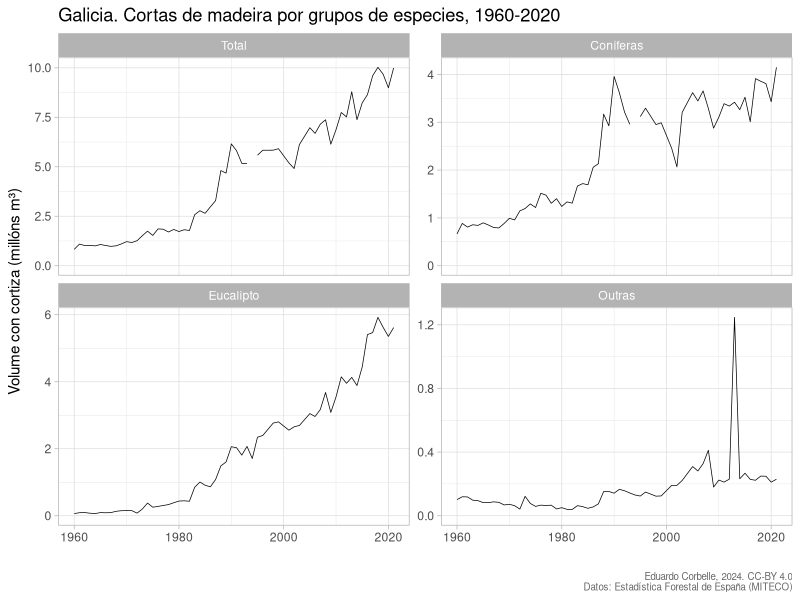

Write the R code that produced this figure.
# Evolución das cortas de madeira en Galicia, por grupos de especies, 1960-2020
# Eduardo Corbelle, 8 de setembro de 2017 (modificado 30 xaneiro 2024)

library(data.table)
library(ggplot2)

# Carga de datos de cortas ----

cortas1 <- rbind(
  fread("Datos/Provincias/Cortas1.txt", skip = 6),
  fread("Datos/Provincias/Cortas2.txt", skip = 6),
  fread("Datos/Provincias/Cortas3.txt", skip = 6)
)

cortas2 <- dcast(cortas1, ano + provincia ~ grupo, value.var = "volume", fill = 0)
cortas2[ , `:=`(Outras = Cupulíferas + Outras + Frondosas - Eucalipto,
               Total = Cupulíferas + Outras + Frondosas + Coníferas)]
cortas3 <- melt(cortas2, 
                id.vars = c("ano", "provincia"), 
                measure.vars = c("Coníferas", "Eucalipto", "Outras", "Total"),
                variable.name = "grupo",
                value.name = "volume")
cortas <- cortas3[ , .(volume = sum(volume)), .(ano, grupo)]
cortas$grupo <- factor(cortas$grupo, levels = c("Total", "Coníferas", "Eucalipto", "Outras"))


# Gráficos ----

g.total <- ggplot(cortas, aes(x = ano, y = volume/1e6)) +
  geom_line(linewidth = .25) +
  facet_wrap(~grupo, scales = "free_y") +
  expand_limits(y = 0) +
  xlab("") +
  ylab("Volume con cortiza (millóns m³)") +
  labs(title = "Galicia. Cortas de madeira por grupos de especies, 1960-2020", 
          # subtitle = "Galicia, 1960-2020",
          caption = "Eduardo Corbelle, 2024. CC-BY 4.0\nDatos: Estadística Forestal de España (MITECO)") +
  # stat_smooth(se = FALSE, lwd = .5) +
  theme_light() +
  theme(plot.caption = element_text(size = 7, colour = "grey40"))


# Exportación ----
png("Cortas_Galicia.png", width = 15, height = 10, units = "cm", res = 300)
 print(g.total)
dev.off()

